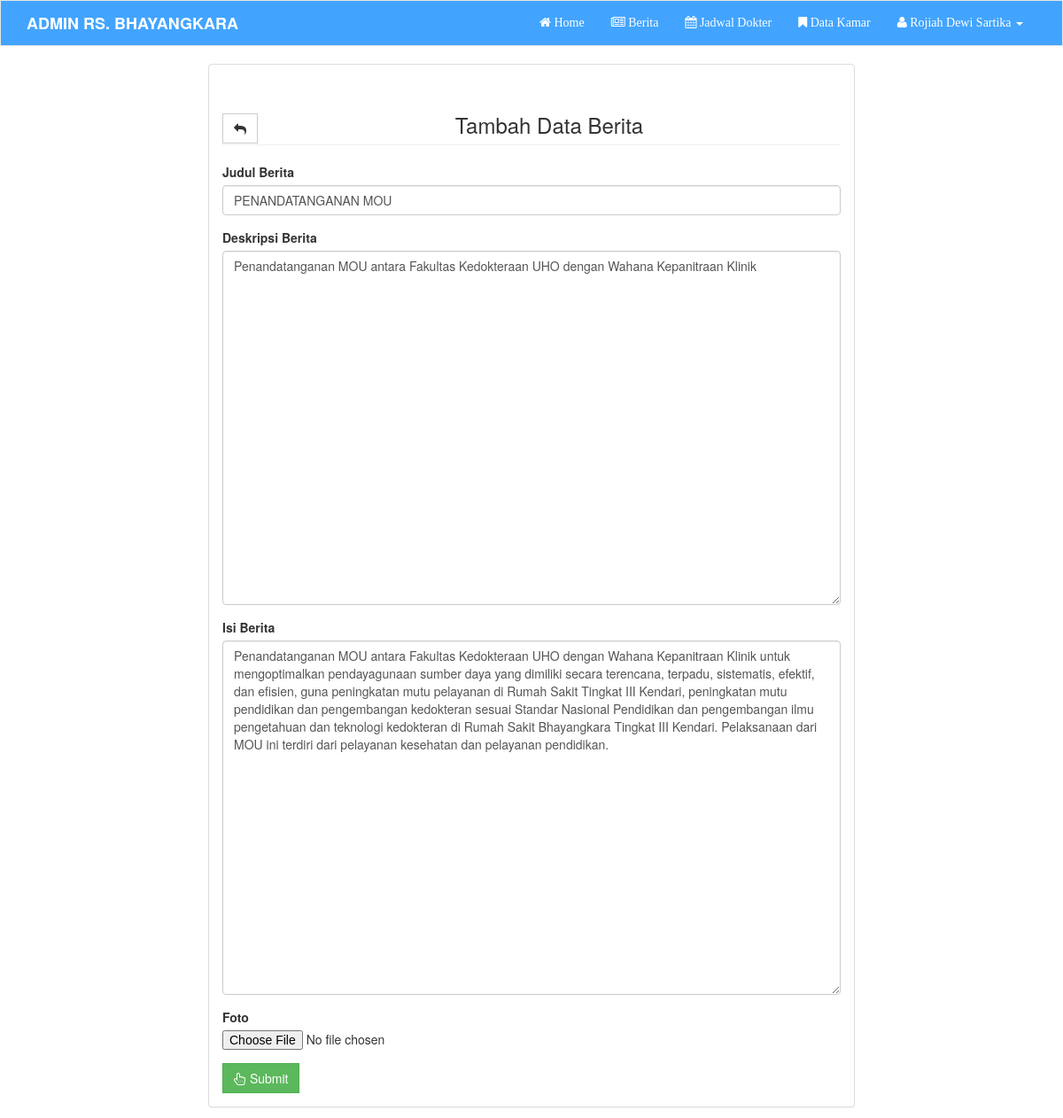
Page /admin/admin.php?hal=edit_berita&x=6 (signed in) on the committed database.
### tables this page shows
CREATE TABLE `berita` (
  `id_berita` int(10) NOT NULL,
  `judul` text NOT NULL,
  `isi` text NOT NULL,
  `deskripsi` text NOT NULL,
  `tgl_buat` date NOT NULL,
  `foto` varchar(100) NOT NULL
);

### admin/admin.php (the view, shortened to what this page needs)
<?php
	include "../koneksi.php";
	if (isset($_SESSION['admin_bhayangkara'])) {
		$id = base64_decode(base64_decode($_SESSION['admin_bhayangkara']));
		$a = $mysqli->query("SELECT * FROM admin WHERE id_admin = '$id' ");
		$row = $a->fetch_array();
	} else {
		die();
	}
?>
<!DOCTYPE html>
<html>
<head>
	<link rel="stylesheet" type="text/css" href="bootstrap/css/bootstrap.css">
	<link rel="stylesheet" type="text/css" href="bootstrap/font-awesome/css/font-awesome.css">
</head>
<body>
	<nav class="navbar navbar-default" style="border-radius:0px; background-color:#42a4ff;">
	  <div class="container">
	    <div class="navbar-header">
	      <a class="navbar-brand" href="#" style="color:#fff; font-weight:bold;">ADMIN RS. BHAYANGKARA</a>
	    </div>
	    <div class="collapse navbar-collapse" id="bs-example-navbar-collapse-1">
	      <ul class="nav navbar-nav navbar-right">
	        <li><a href="admin.php"><i class="fa fa-home"></i> Home</a></li>
	        <li><a href="?hal=berita"><i class="fa fa-newspaper-o"></i> Berita</a></li>
	        <li><a href="?hal=jadwal"><i class="fa fa-calendar"></i> Jadwal Dokter</a></li>
	        <li><a href="?hal=kamar"><i class="fa fa-bookmark"></i> Data Kamar</a></li>
	        <li class="dropdown">
	          <a href="#" class="dropdown-toggle" data-toggle="dropdown" role="button" aria-haspopup="true" aria-expanded="false"><i class="fa fa-user"></i> <?php echo $row['nama'] ?> <span class="caret"></span></a>
	        </li>
	      </ul>
	    </div>
	  </div>
	</nav>
	<div class="container">
	  <?php include "konten.php"; ?>
	</div>
</body>
</html>

### admin/konten/edit_berita.php (shortened to what this page needs)
<?php
	if (isset($_GET['x'])) {
       $id = $_GET['x'];
       $s = $mysqli->query("SELECT * FROM berita WHERE id_berita = '$id' ");
       $n = $s->num_rows;
       if ($n == 0) {
       	  header("location:?hal=berita");
       } elseif ($n == 1) {
       	  $r = $s->fetch_array();
       }
	} else {
	   header("location:?hal=berita");
	}
?>
<div class="col-lg-8 col-md-offset-2">
  <div class="panel panel-default">
	<div class="panel-body">
	  <h3 align="center" class="page-header"><a href="?hal=berita" class="btn btn-default pull-left"><i class="fa fa-reply"></i></a> Tambah Data Berita</h3>
	  <form method="POST" enctype="multipart/form-data">
	  	 <div class="form-group">
	  	   <label>Judul Berita</label>
	  	   <input type="text" name="jd" class="form-control" required placeholder="Judul Berita" value="<?php echo $r['judul'] ?>">
	  	 </div>
	  	 <div class="form-group">
	  	   <label>Deskripsi Berita</label>
	  	   <textarea name="des" class="form-control" style="height:400px;"><?php echo $r['deskripsi'] ?></textarea>
	  	 </div>
	  	 <div class="form-group">
	  	   <label>Isi Berita</label>
	  	   <textarea name="isi" class="form-control" id="berita" style="height:400px;"><?php echo $r['isi'] ?></textarea>
	  	 </div>
	  	 <div class="form-group">
	  	   <label>Foto</label>
	  	   <input type="file" name="file">
	  	 </div>
	  	 <button type="submit" class="btn btn-success" name="submit"><i class="fa fa-hand-pointer-o"></i> Submit</button>
	  </form>
	</div>
  </div>
</div>

### admin/admin.php (style rules this page uses)
.navbar > .container > .collapse > .nav > li > a { color:#fff; font-family: Times New Roman; }
.btn { border-radius: 0px; }

### rows in the picture
berita: jd "PENANDATANGANAN MOU", des "Penandatanganan MOU antara Fakultas Kedokteraan UHO dengan Wahana Kepanitraan Klinik", isi "Penandatanganan MOU antara Fakultas Kedokteraan UHO dengan Wahana Kepanitraan Klinik untuk mengoptimalkan pendayagunaan sumber daya yang dimiliki secara terencana, terpadu, sistematis, efektif, dan efisien, guna peningkatan mutu pelayanan di Rumah Sakit Tingkat III Kendari, peningkatan mutu pendidikan dan pengembangan kedokteran sesuai Standar Nasional Pendidikan dan pengembangan ilmu pengetahuan dan teknologi kedokteran di Rumah Sakit Bhayangkara Tingkat III Kendari. Pelaksanaan dari MOU ini terdiri dari pelayanan kesehatan dan pelayanan pendidikan."

### other values in the picture
$row['nama'] "Rojiah Dewi Sartika"
